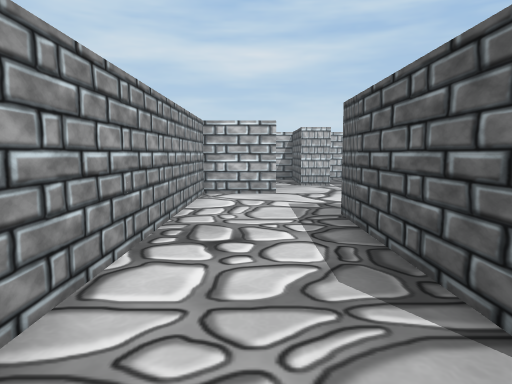
View 1 (above)

16 first-person views from a walk through a scene from a Unity 3-D project. The camera is 0.55 m above the floor, tilts 6° down and sees 70° across. The floor is counted in squares, 0.5 m on a side. Each view is taken from the middle of a square. On the plan, view 1 faces up. The plan holds only what a view shows up to about 14 squares ahead; the rest is blank.

View 2
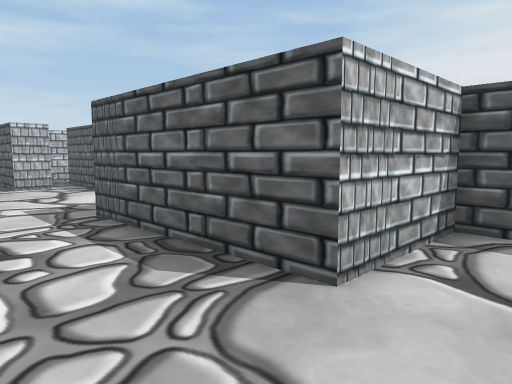

View 3
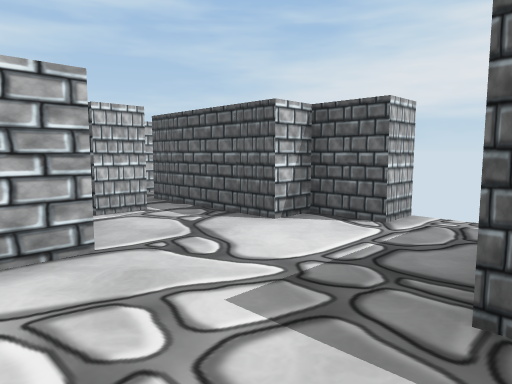

View 4
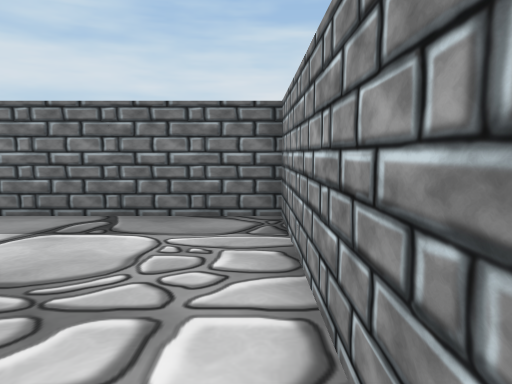

View 5
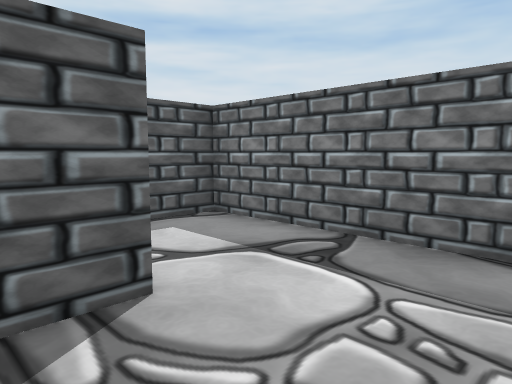

View 6
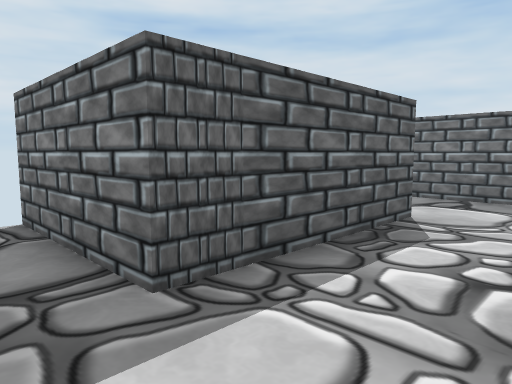

View 7
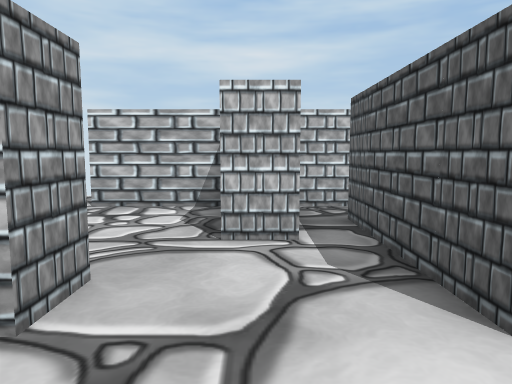

View 8
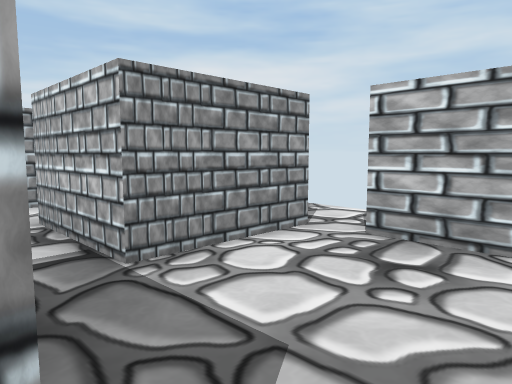

View 9
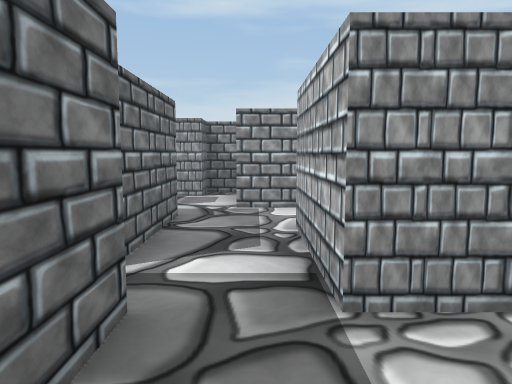

View 10
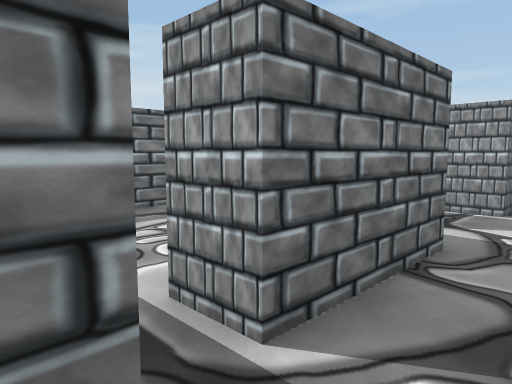

View 11
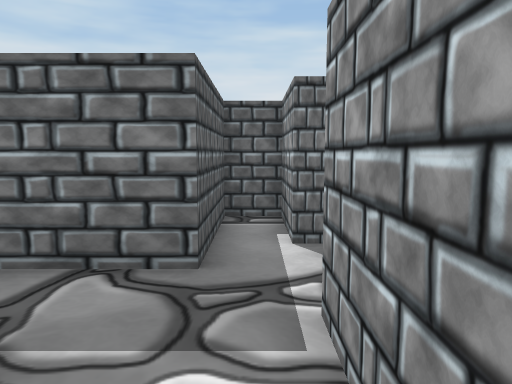

View 12
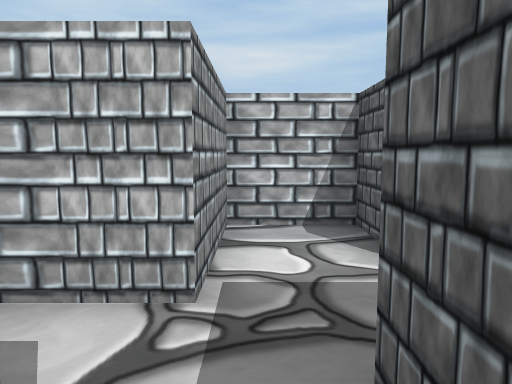

View 13
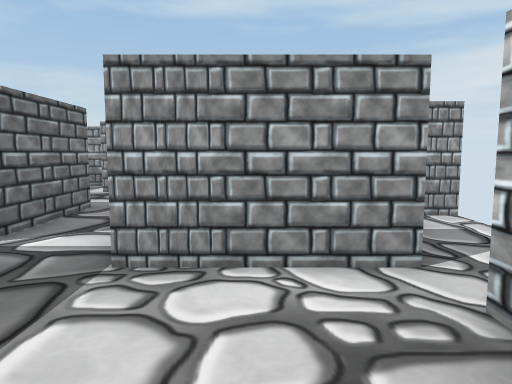

View 14
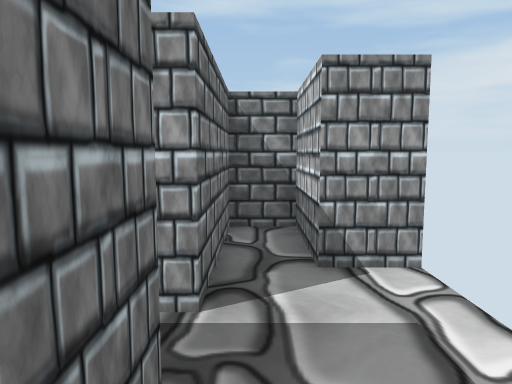

View 15
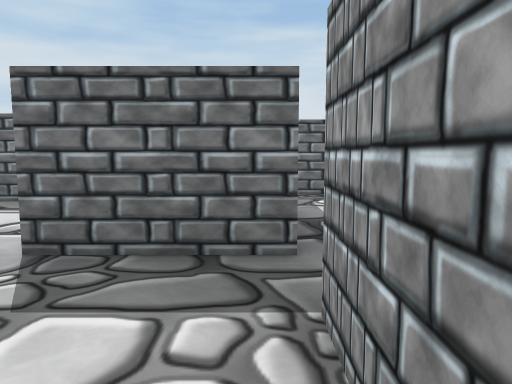

View 16
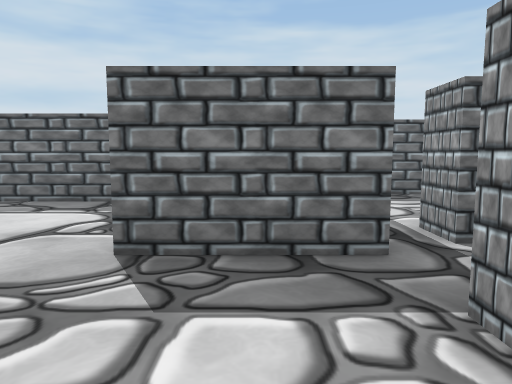

### Floor plan
Key: @ floor where view 1 was taken; # wall or solid block; . floor.
Columns run from 12 left of view 1 to 6 right of it. Each row starts with its distance up from view 1.
 18       #
 17     ###....
 16     #......######
 15     ####.#....#..
 14     #..#.#....#.#
 13     #..###....#.#
 12    ##...........#
 11  #........###...#
 10  ##...###.###...##
  9 #.. #.#...#......##
  8 #   #.#...#.......
  7     ###...#.......
  6       ....#...#####
  5       #####...#
  4           #...#
  3           #...#
  2           #...####
  1           #......#
  0           #.@....#
 -1           #......#
 -2           ########

Positions as (right, up) in squares from view 1, and headings:
1: (0, 0), facing up
2: (-1, 0), facing up-right
3: (-1, 6), facing up-right
4: (-1, 5), facing down
5: (-1, 3), facing down-right
6: (-1, 8), facing down-right
7: (2, 8), facing up
8: (1, 11), facing up-left
9: (0, 12), facing left
10: (-2, 12), facing down-left
11: (-7, 14), facing down
12: (-7, 9), facing up
13: (1, 14), facing left
14: (-2, 16), facing left
15: (-2, 15), facing down
16: (-1, 15), facing down
